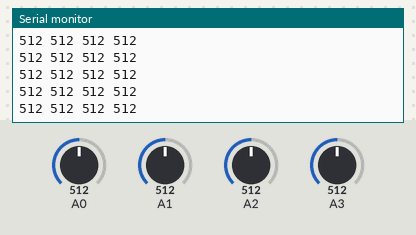
Simulated run of this sketch. Board: Arduino Uno, built with avr-gcc and run on an emulated ATmega328P. Parts: the last lines printed to the serial monitor. Inputs (shaded band) come from the test bench; at power-on: A1 = 512, A0 = 512, A2 = 512, A3 = 512.

Above: at 8.7 s.
8.8 s: A1 set to 107
At 9.5 s:
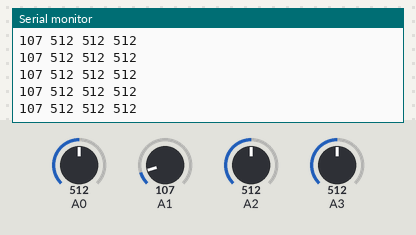
10.3 s: A1 set to 90
At 10.8 s:
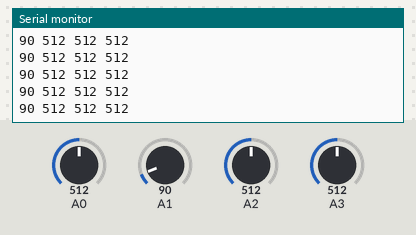
Timing chart, 0 to 12.8 s (numbered marks = the images above; inputs shaded):
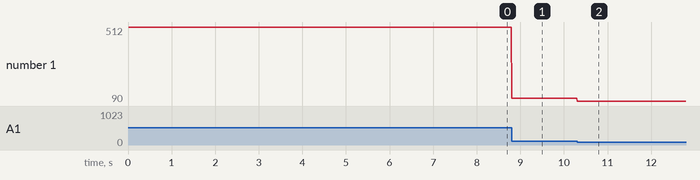

Measured:
- after the input at 8.8 s, the serial monitor: prints a new line at once (image 1)
- after the input at 10.3 s, the serial monitor: prints a new line at once (image 2)
- plotted number 1: 512 → 107 after the input at 8.8 s, 107 → 90 after the input at 10.3 s

The sketch:

grove_2joysticks.ino
```cpp
/*
  Thumb Joystick demo v1.0
  by:https://www.seeedstudio.com
  connect the module to A0&A1 for using;
*/

// serial output
unsigned long lastSent = 0;
int updateSerial = 10; // interval to send value via serial port

void setup()
{
  Serial.begin(57600);
}

void loop()
{

  // read joystick 1
  int sensorValue1 = analogRead(A0);
  int sensorValue2 = analogRead(A1);

  // read joystick 2
  int sensorValue3 = analogRead(A2);
  int sensorValue4 = analogRead(A3);


  // Do not try to send Serial stuff too often, be prevent this by checking when we sent the last time
  if ((millis() - lastSent) > updateSerial) {
    // send values to serial port
    Serial.print(sensorValue2);
    Serial.print(" ");
    Serial.print(sensorValue1);
    Serial.print(" ");
    Serial.print(sensorValue4);
    Serial.print(" ");
    Serial.println(sensorValue3);
    // update timestamp last sent
    lastSent = millis();
  }

}
```
